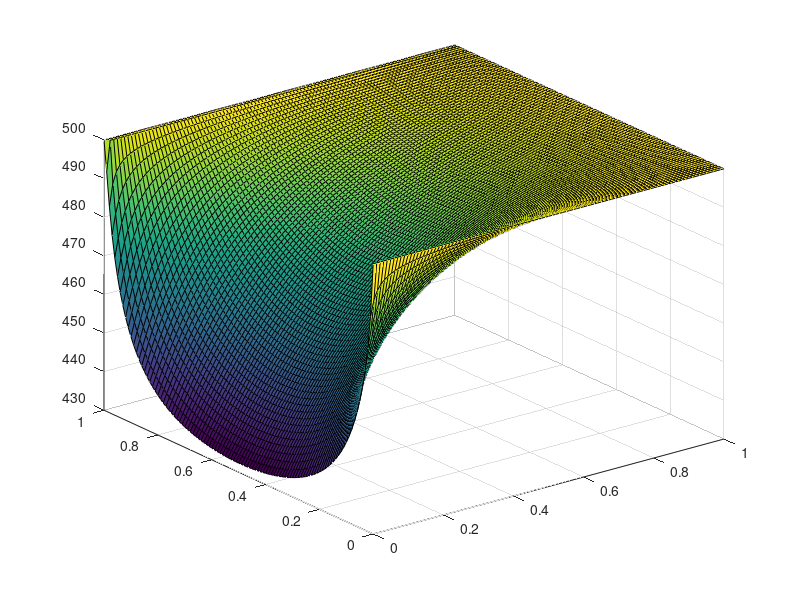

Here is the MATLAB script that generated this plot:
% Esercitazione 11, esercizio 1
% Simone Canevarolo
% S269893
% 8 aprile 2024

clear all
close all
clc

lato = 1;
Tfissa = 500; % temperatura imposta su tre lati, K
Taria = 300; % temperatura aria, K

ro = 1920; % densità, kg/m^3
cond = 0.72; % conducibilità termica, W/K/m
cp = 835; % calore specifico, J/kg/K
hh = 10; % coefficiente di scambio termico, W/m^2/K

dx = 1e-2;
dy = dx;

xx = (0:dx:lato)';
yy = xx;

Nx = length(xx);
Ny = Nx;
Ntot = Nx*Ny;

[xmat,ymat] = meshgrid(xx,yy);

AA = sparse([],[],[],Ntot,Ntot,5*Ntot);
bb = zeros(Ntot,1);

for ii = 2:Nx-1
    for jj = 2:Ny-1

        kk = Nx*(jj-1)+ii;
        AA(kk,kk-Nx) = 1/dx^2;
        AA(kk,kk-1) = 1/dy^2;
        AA(kk,kk) = -2*(1/dx^2+1/dy^2);
        AA(kk,kk+1) = 1/dy^2;
        AA(kk,kk+Nx) = 1/dx^2;

    end
end

% bordo ovest - Dirichlet
kk = 1:Nx;
% AA(kk,kk-1) = 0; superfluo
AA(kk,:) = 0;
AA(kk,kk) = eye(length(kk));
% AA(kk,kk+1) = 0;
% AA(kk,kk+Nx) = 0; superfluo
bb(kk) = Tfissa;

% bordo sud - Dirichlet
kk = Nx:Nx:Ntot;
% AA(kk,kk-1) = 0;
AA(kk,:) = 0;
AA(kk,kk) = eye(length(kk));
bb(kk) = Tfissa;

% bordo est - Dirichlet
kk = (jj-1)*Nx+1:Ntot;
AA(kk,:) = 0;
AA(kk,kk) = eye(length(kk));
 % AA(kk,kk-Nx) = 0;
bb(kk) = Tfissa;

% % bordo Nord - Dirichlet
% kk = 1:Nx:Ntot-Nx+1;
% AA(kk,:) = 0;
% % AA(kk,kk+1) = 0;
% AA(kk,kk) = eye(length(kk));
% bb(kk) = Tfissa;

% bordo nord - Robin
ii=1;
for jj=2:Ny-1

    kk = Nx*(jj-1)+ii;
    AA(kk,kk-Nx) = 1/dy^2;
    AA(kk,kk) = -2/dy^2-2/dx^2-2*hh/dx;
    AA(kk,kk+1) = 2/dx^2;
    AA(kk,kk+Nx) = 1/dy^2;
    bb(kk) = -2*hh/cond/dx*Taria;

end

TT = AA\bb;

TTT = reshape(TT,Nx,Ny);

figure(1)
surf(xmat',ymat',TTT)

